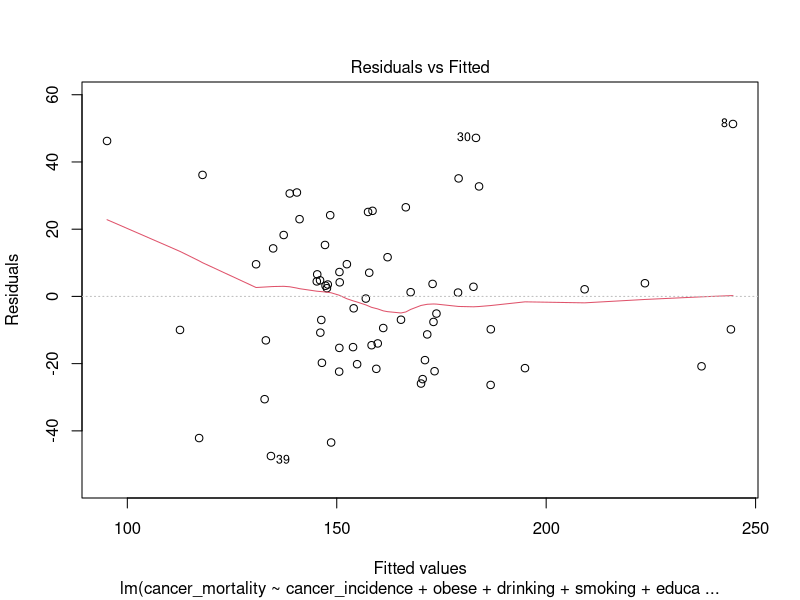
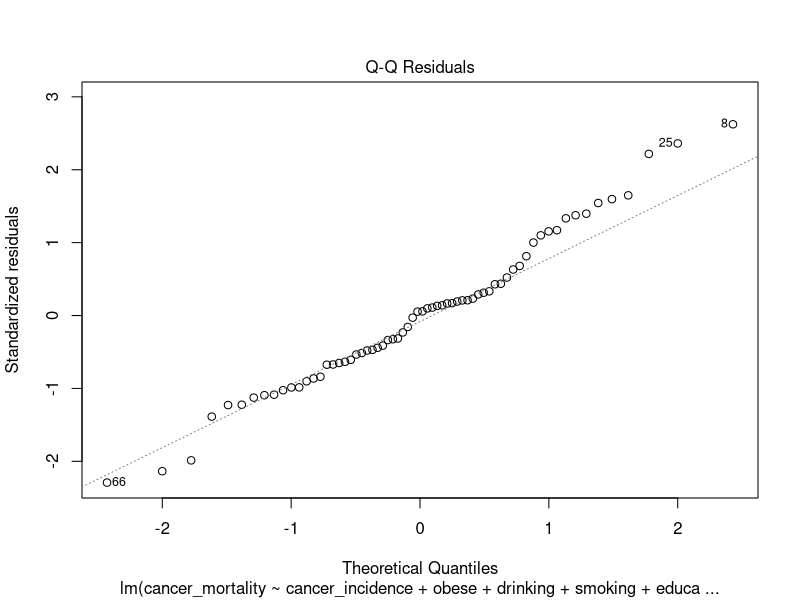
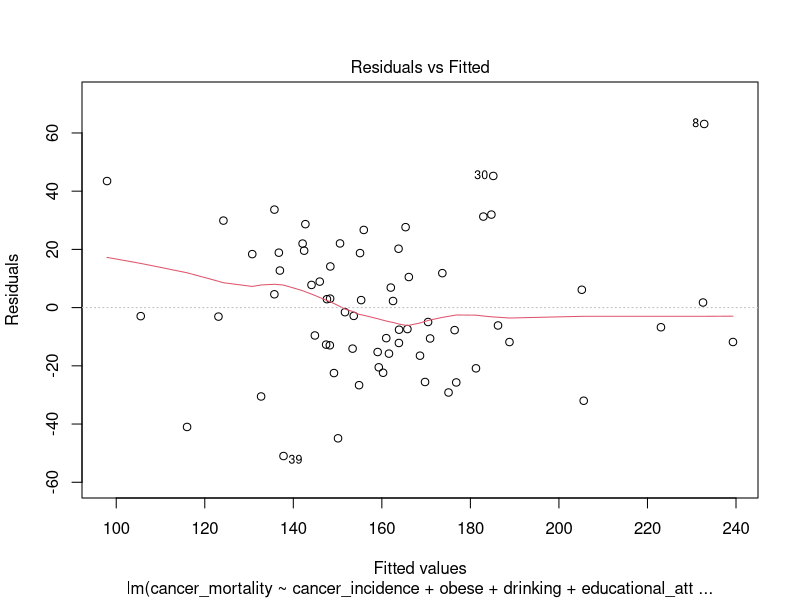
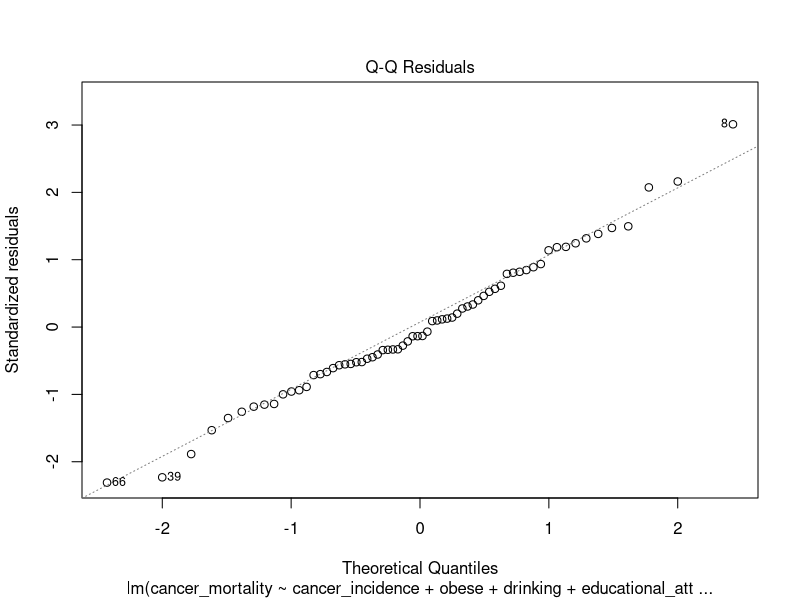
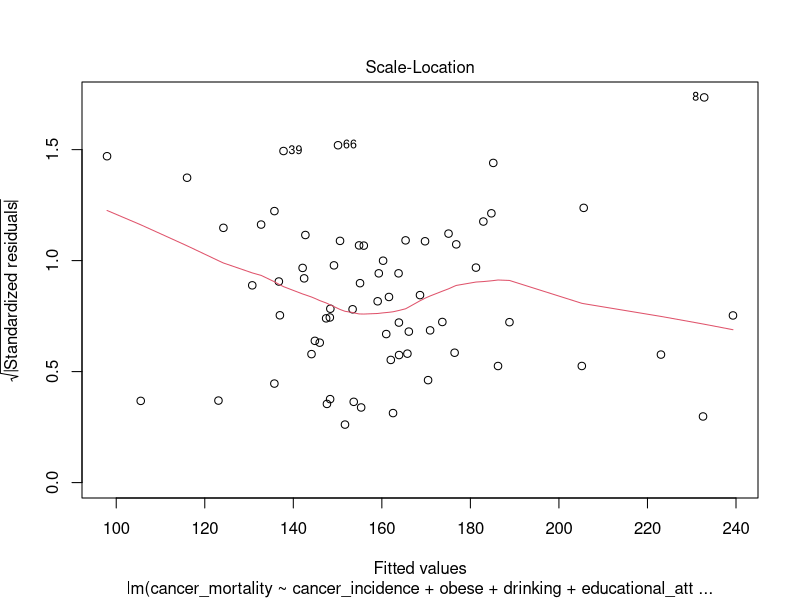
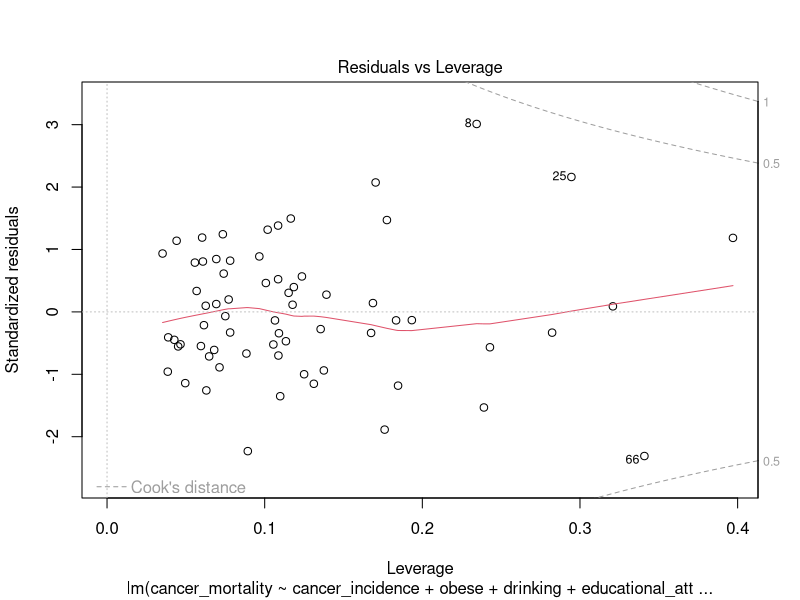
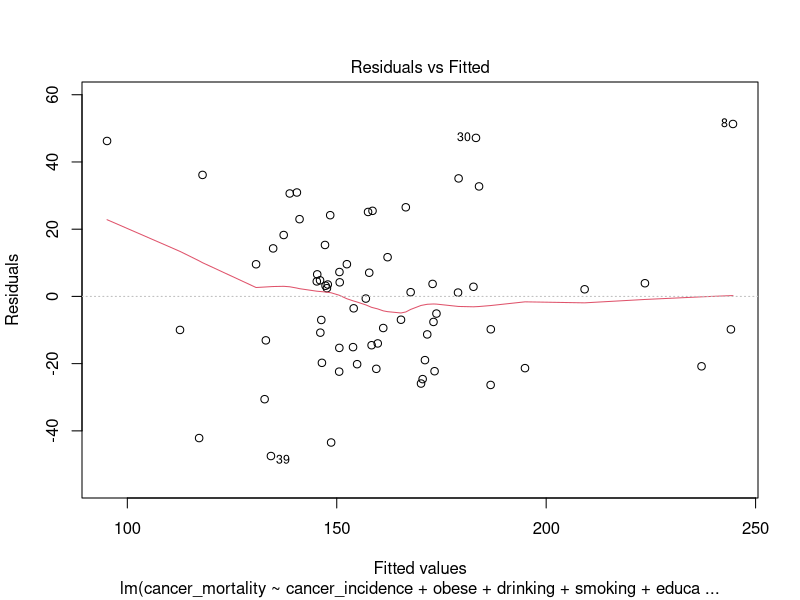
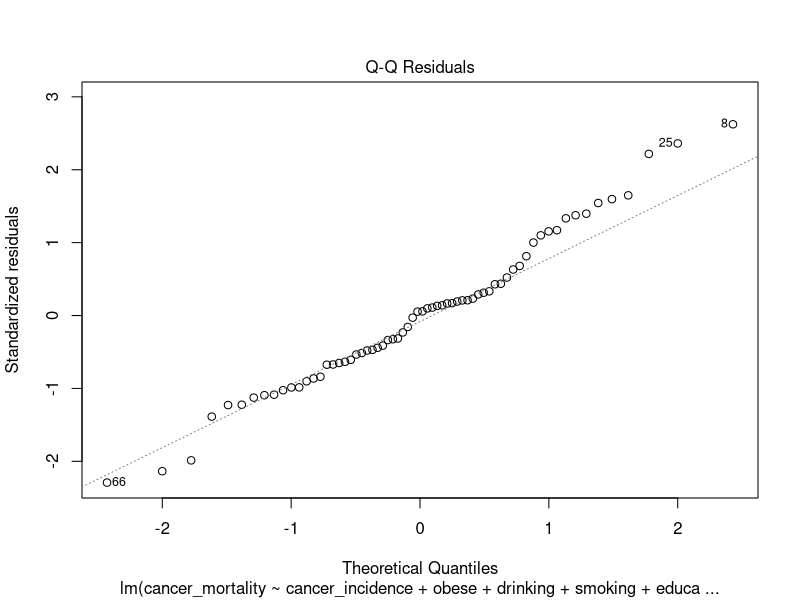

The R script that drew these images, in order: (Note: this script raises an error after producing the figures.)
## ---- chunk 1
knitr::opts_chunk$set(echo = TRUE)
## ---- chunk 2
library(readr)
library(tidyverse)
library(glmnet)
library(caret)
library(MASS)
library(car)

BEI_Data <- read_csv("BEI_Data.csv")
## ---- chunk 3
full_model <- lm(
  cancer_mortality ~ cancer_incidence + 
    obese + 
    drinking + 
    smoking + 
    educational_attainment + 
    poverty + 
    uninsured + 
    food_index, 
  data = BEI_Data
)
summary(full_model)
## ---- chunk 4
plot(full_model, which = c(1,2))

pdf("Graphs/residuals/fullmodel_rf.pdf")
plot(full_model, which = c(1))
dev.off()

pdf("Graphs/residuals/fullmodel_qq.pdf")
plot(full_model, which = c(2))
dev.off()


vif(full_model)
mean_vif <- sum(vif(full_model))/length(vif(full_model)) 
mean_vif
## ---- chunk 5
full_model <- lm(
  cancer_mortality ~ cancer_incidence + 
    obese + 
    drinking + 
    educational_attainment + 
    poverty + 
    uninsured + 
    food_index, 
  data = BEI_Data
)
summary(full_model)
## ---- chunk 6
plot(full_model)

pdf("Graphs/residuals/fullmodel_nosmoking_rf.pdf")
plot(full_model, which = c(1))
dev.off()

pdf("Graphs/residuals/fullmodel_nosmoking_qq.pdf")
plot(full_model, which = c(2))
dev.off()


vif(full_model)
max(vif(full_model))
mean_vif <- sum(vif(full_model))/length(vif(full_model)) 
mean_vif
## ---- chunk 7
bc <- boxcox(
  object = full_model, 
  lambda = seq(-1,1.5,0.1)
)
lambda <- bc$x[which(bc$y == max(bc$y))]
lambda
## ---- chunk 8
#dependent variable 
Y <- (data.matrix(BEI_Data[ ,4]))

#scaled independent variables 
X <- scale(data.matrix(BEI_Data[ ,c(3,5:7,9:11)])) 
## ---- chunk 9
ridge <- glmnet(
  X, 
  Y, 
  alpha = 0
)

plot(ridge, xvar = "lambda")

ridge.cv <- cv.glmnet(
  X, 
  Y, 
  alpha = 0
)

plot(ridge.cv)

ridge.cv$lambda.min

ridge_model <- glmnet(
  X, 
  Y, 
  alpha = 0, 
  lambda = ridge.cv$lambda.min
)
coef(ridge_model)
## ---- chunk 10
set.seed(14)
#create lasso model with selected lambda 
lasso <- glmnet(
  X, 
  Y, 
  alpha = 1
)

plot(lasso, xvar = "lambda")


lasso.cv <- cv.glmnet(
  X, 
  Y, 
  alpha = 1
)

plot(lasso.cv)

lasso.cv$lambda.min

lasso_model <- glmnet(
  X, 
  Y, 
  alpha = 1, 
  lambda = lasso.cv$lambda.min
)
coef(lasso_model)
## ---- chunk 11
fold_id <- sample(1:10, size = length(Y), replace = TRUE)

tuning_grid <- tibble::tibble(
  alpha      = seq(0, 1, by = .1),
  mse_min    = NA,
  mse_1se    = NA,
  lambda_min = NA,
  lambda_1se = NA
)

for(i in seq_along(tuning_grid$alpha)) {
  
  # fit CV model for each alpha value
  fit <- cv.glmnet(X, Y, alpha = tuning_grid$alpha[i], foldid = fold_id)
  
  # extract MSE and lambda values
  tuning_grid$mse_min[i]    <- fit$cvm[fit$lambda == fit$lambda.min]
  tuning_grid$mse_1se[i]    <- fit$cvm[fit$lambda == fit$lambda.1se]
  tuning_grid$lambda_min[i] <- fit$lambda.min
  tuning_grid$lambda_1se[i] <- fit$lambda.1se
}

tuning_grid
## ---- chunk 12
#tuning_grid %>%
#  mutate(se = mse_1se - mse_min) %>%
#  ggplot(aes(alpha, mse_min)) +
#  geom_line(size = 2) +
#  geom_ribbon(aes(ymax = mse_min + se, ymin = mse_min - se), alpha = .25) +
#  ggtitle("MSE ± one standard error")

alpha_best <- tuning_grid[10,1]
lambda_best <- tuning_grid[10, 4]

elastic_model <- glmnet(
  X, 
  Y, 
  alpha = as.numeric(alpha_best),
  lambda = as.numeric(lambda_best),
  family = "gaussian"
)
elastic_model$beta
## ---- chunk 13
reduced_model <- lm(
  cancer_mortality ~ 
    cancer_incidence + 
    food_index + 
    educational_attainment + 
    poverty,
  data = BEI_Data
)
summary(reduced_model)
## ---- chunk 14
plot(reduced_model)

pdf("Graphs/residuals/regularized_rf.pdf")
plot(reduced_model, which = c(1))
dev.off()

pdf("Graphs/residuals/regularized_qq.pdf")
plot(reduced_model, which = c(2))
dev.off()

vif(reduced_model)
max(vif(reduced_model))
mean_vif <- sum(vif(reduced_model))/length(vif(reduced_model)) 
mean_vif
## ---- chunk 15
reduced2_model <-  lm(
  cancer_mortality ~ 
    cancer_incidence + 
    educational_attainment + 
    poverty,
  data = BEI_Data
)
summary(reduced2_model)
## ---- chunk 16
pdf("Graphs/residuals/regularized_wofood_rf.pdf")
plot(reduced2_model, which = c(1))
dev.off()

pdf("Graphs/residuals/regularized_wofood_qq.pdf")
plot(reduced2_model, which = c(2))
dev.off()

vif(reduced2_model)
max(vif(reduced2_model))
mean_vif <- sum(vif(reduced2_model))/length(vif(reduced2_model)) 
mean_vif

## ---- chunk 17
library(MASS)
## ---- chunk 18
stepwise_model <- MASS::stepAIC(full_model, direction = "both", trace = FALSE)
summary(stepwise_model)
## ---- chunk 19
pdf("Graphs/residuals/stepwise_rf.pdf")
plot(stepwise_model, which = c(1))
dev.off()

pdf("Graphs/residuals/stepwise_qq.pdf")
plot(stepwise_model, which = c(2))
dev.off()

vif(stepwise_model)
max(vif(stepwise_model))
mean_vif <- sum(vif(stepwise_model))/length(vif(stepwise_model)) 
mean_vif

